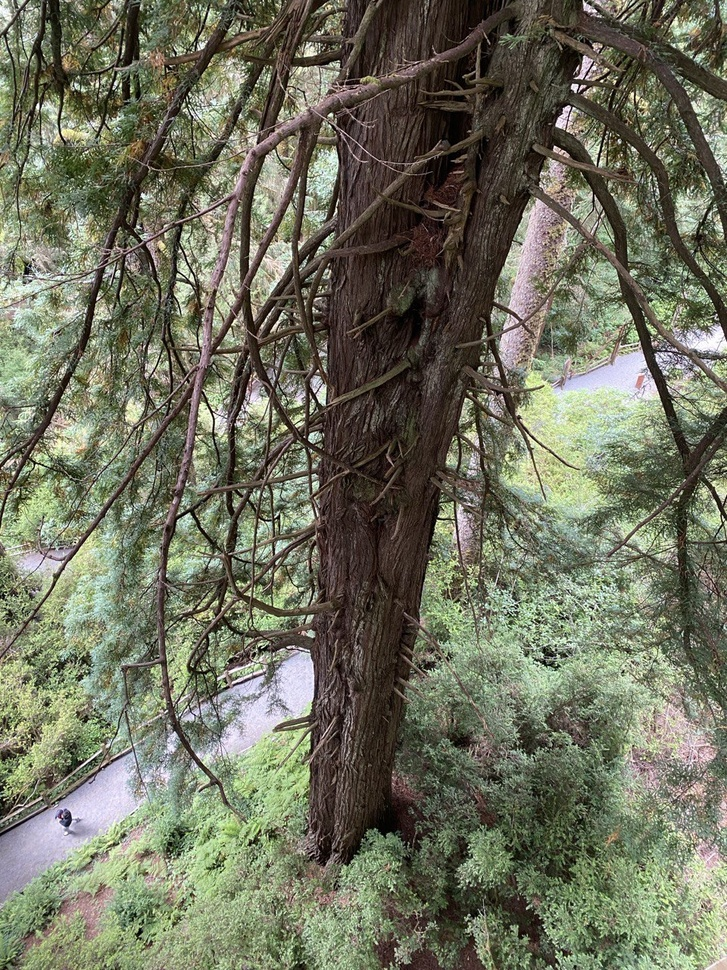
#> input picture Puzzles/Greenery/up.jpg, 727 x 970 px, shrunk from 960 x 1280 before the run, found by its file name
$ jupyter execute Greenery_using_BGR.ipynb
#> lines starting #> are read from the running program, lines starting #| are printed output that depends on the picture; after the words box and inside, x2 and y2 are one past the last pixel; in counts of white or black regions, pixels touching at a corner belong together
[cell 1]
import cv2 as cv
import numpy as np
import matplotlib.pyplot as plt

[cell 2]
image=cv.imread(r"D:\Journey\CV\Puzzles\Greenery\up.jpg")
#> image is the input picture: shape (970, 727, 3); mean B, G, R 93.9, 113, 111

[cell 3]
b,g,r=cv.split(image)
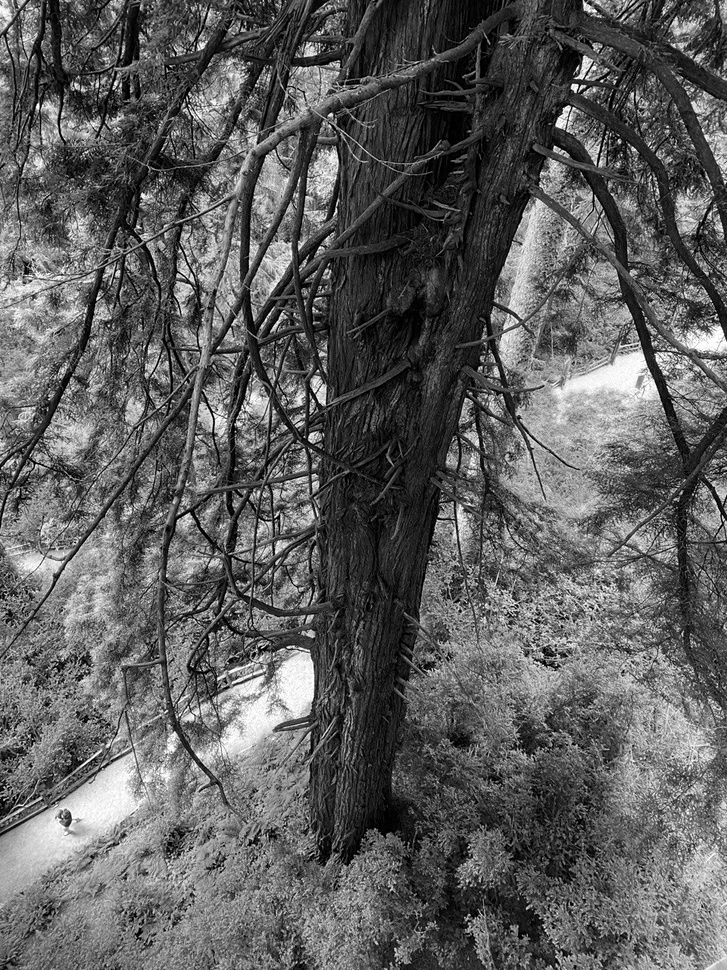
#> b: shape (970, 727); min 0, max 255, mean 93.9
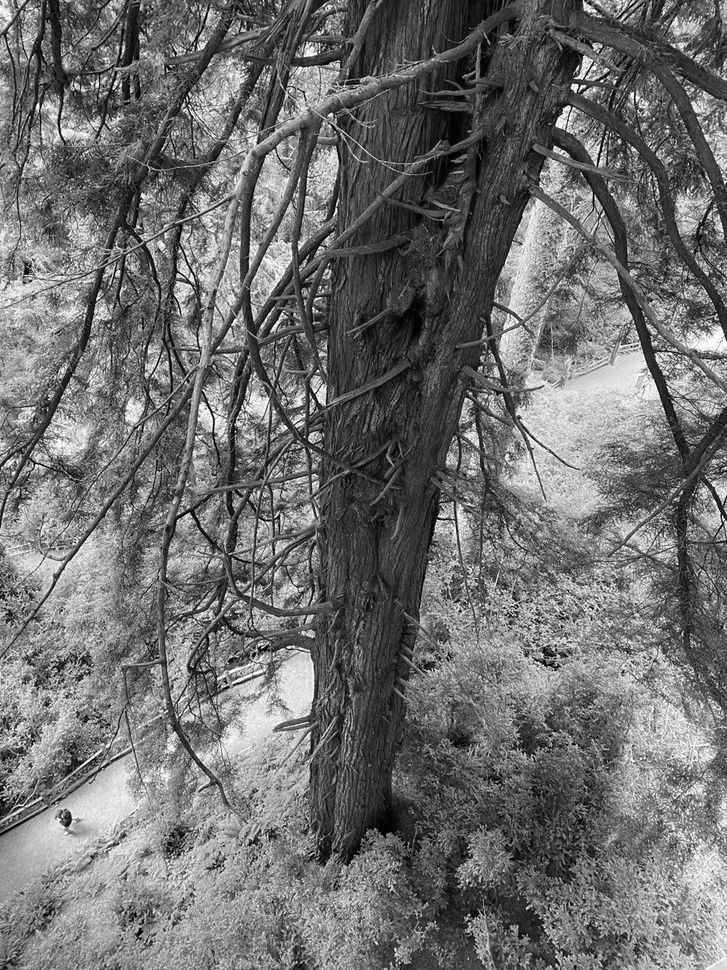
#> r: shape (970, 727); min 0, max 255, mean 111

[cell 4]
green_mask=(g>r)&(g>b)&(g>100)
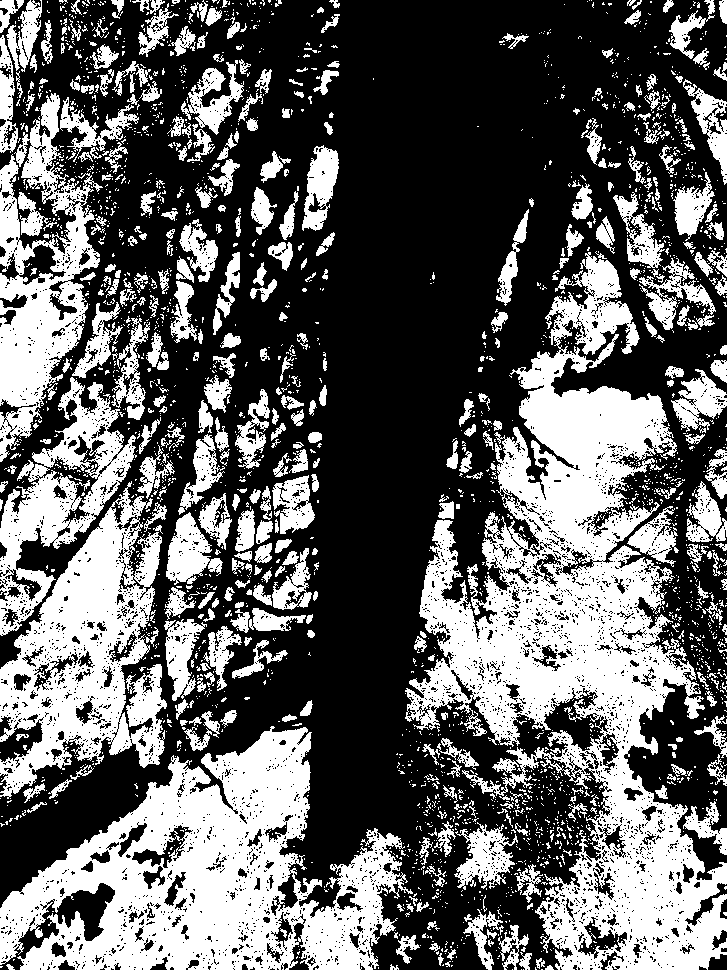
#> green_mask: shape (970, 727) bool; 38.4% white; 2666 white regions (2235 under 20 px), largest, box (x1, y1, x2, y2) and area: (405, 252, 727, 970) 83828, (0, 726, 413, 970) 49209, (0, 481, 167, 799) 24705

[cell 5]
green_mask=green_mask.astype(np.uint8)*255

[cell 6]
g=np.where(green_mask>0,g*1.5,g)
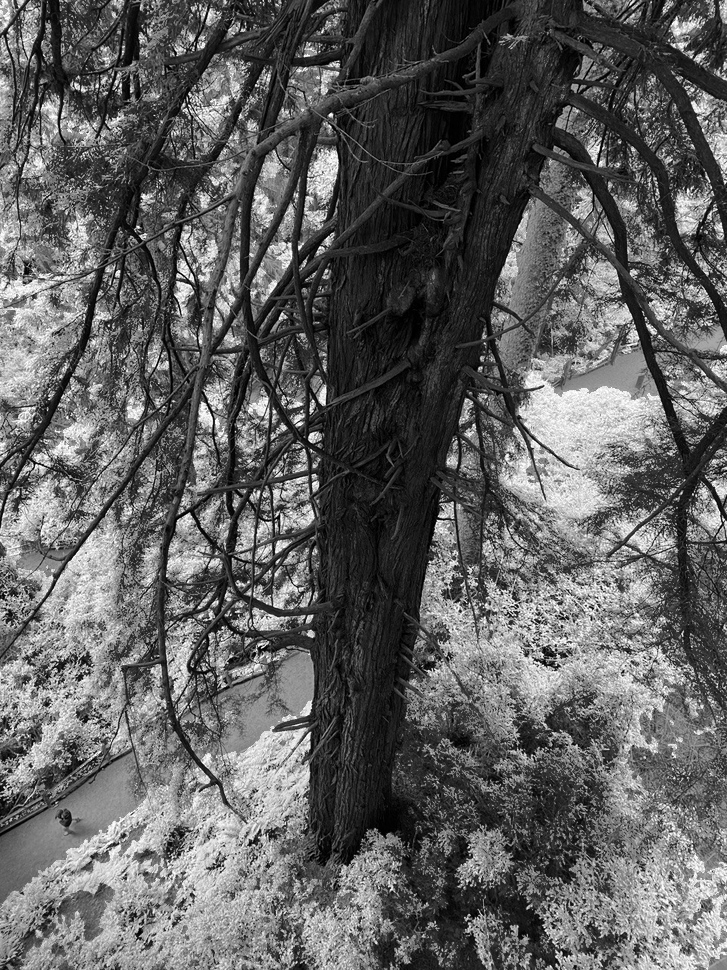
#> g: shape (970, 727) float64; min 0, max 382.5, mean 144.5; drawn with min black and max white

[cell 7]
g=np.clip(g,0,255).astype(np.uint8)
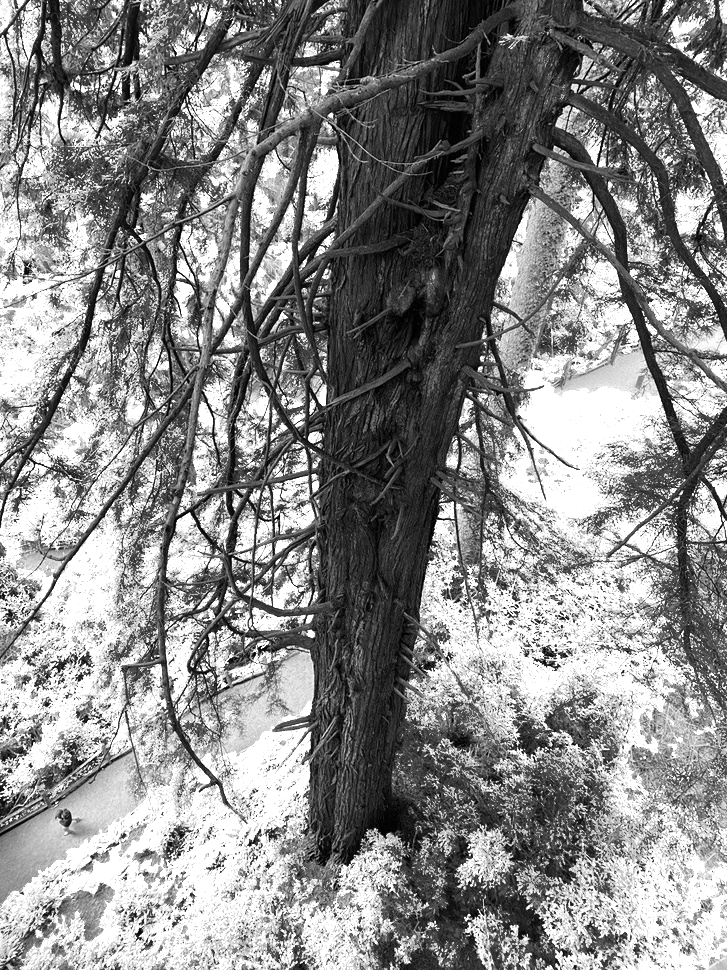
#> g: shape (970, 727); min 0, max 255, mean 136.5

[cell 8]
enhanced_image=cv.merge([b,g,r])
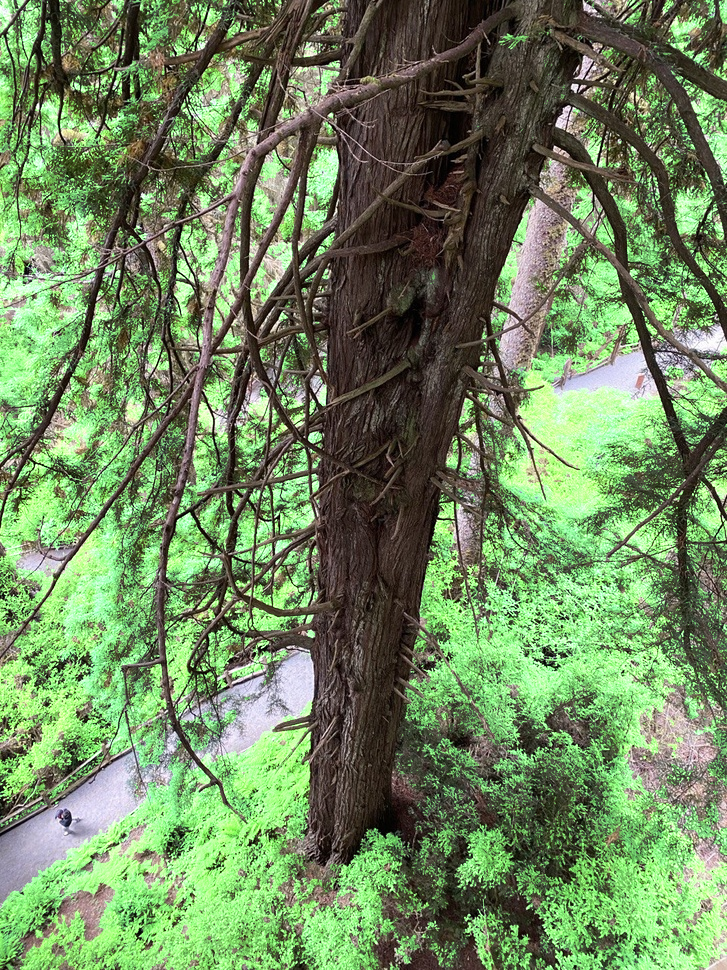
#> enhanced_image: shape (970, 727, 3); mean B, G, R 93.9, 136.5, 111

[cell 9]
combined_image=np.hstack([image,enhanced_image])
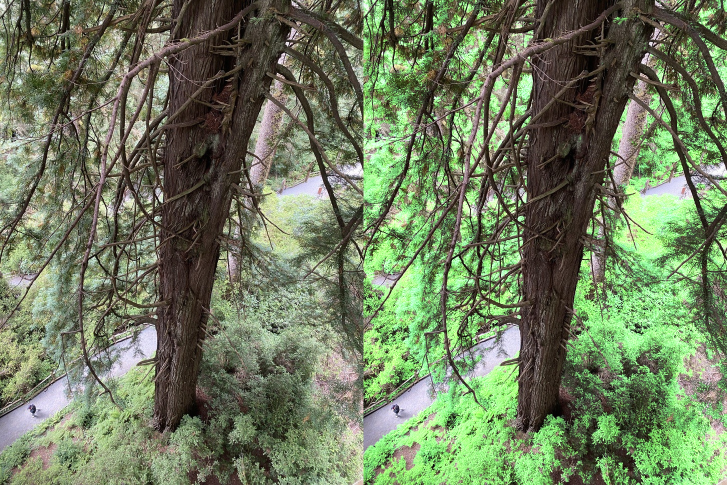
#> combined_image: shape (970, 1454, 3) (shown at 1/2 size); mean B, G, R 93.9, 124.7, 111

[cell 10]
#cv.imshow("Enhanced_Greenery_RGB",combined_image)
#cv.waitKey(0)

[cell 11]
cv.imwrite("Enhanced_Greenery_RGB.jpg",combined_image)
#> Out = True

[cell 12]
combined_image_RGB=cv.cvtColor(combined_image,cv.COLOR_BGR2RGB)

$ run again, with Puzzles/Greenery/Combined_Image_Trunk_HSV.jpg copied over Puzzles/Greenery/up.jpg
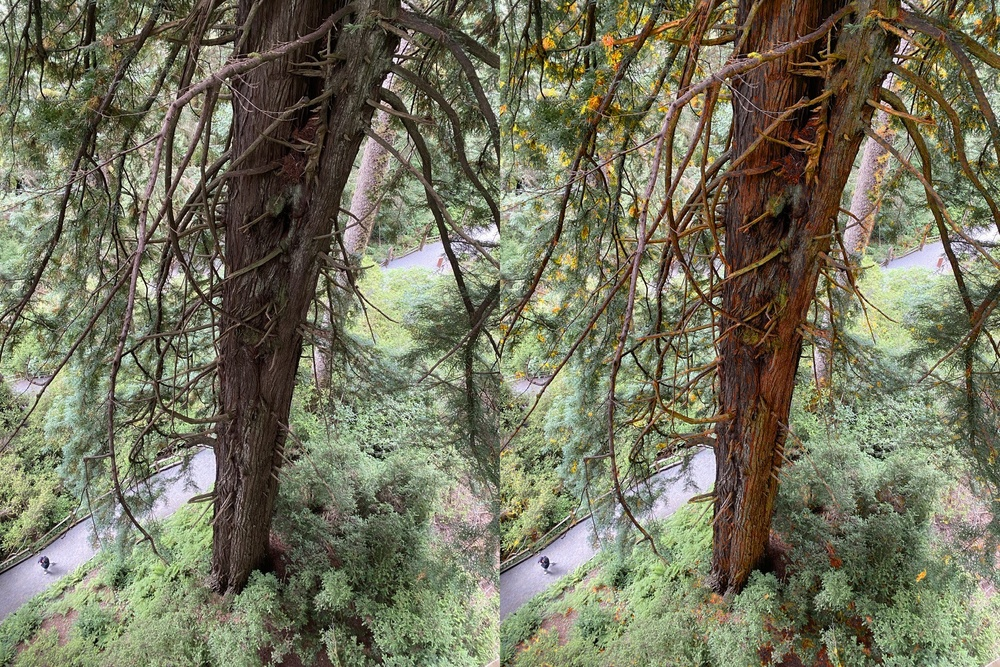
#> input picture Puzzles/Greenery/Combined_Image_Trunk_HSV.jpg, 1000 x 667 px, shrunk from 1920 x 1280 before the run, found by its file name
#> image is the input picture: shape (667, 1000, 3); mean B, G, R 92.8, 115.1, 115.5
#> `green_mask=(g>r)&(g>b)&(g>100)`:
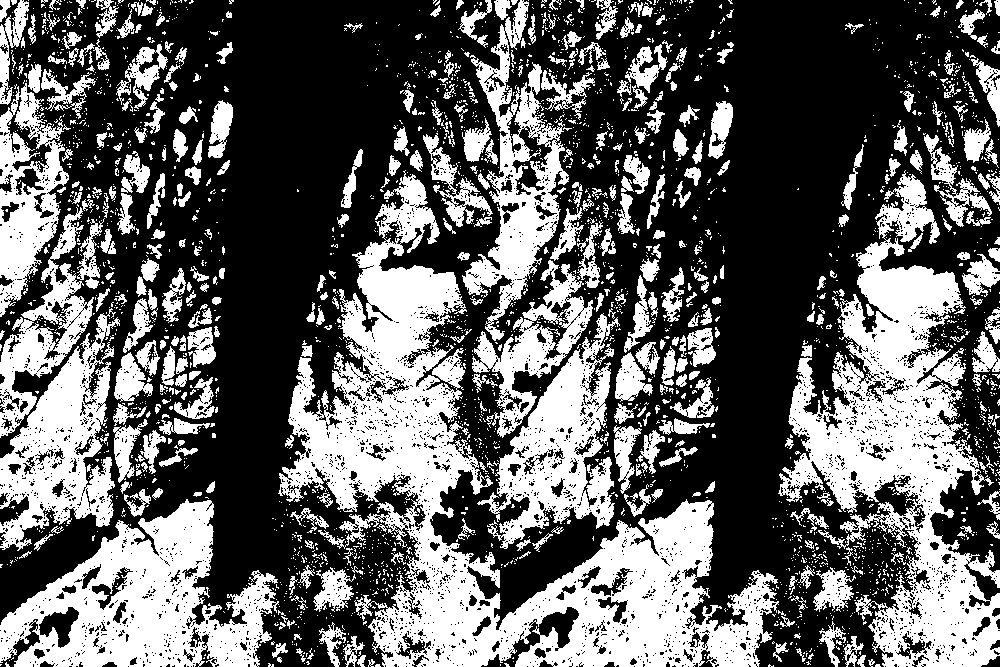
#> green_mask: shape (667, 1000) bool; 38.6% white; 2859 white regions (2434 under 20 px), largest, box (x1, y1, x2, y2) and area: (278, 170, 779, 667) 65813, (778, 170, 1000, 667) 41613, (0, 499, 279, 667) 23780
#> `combined_image=np.hstack([image,enhanced_image])`:
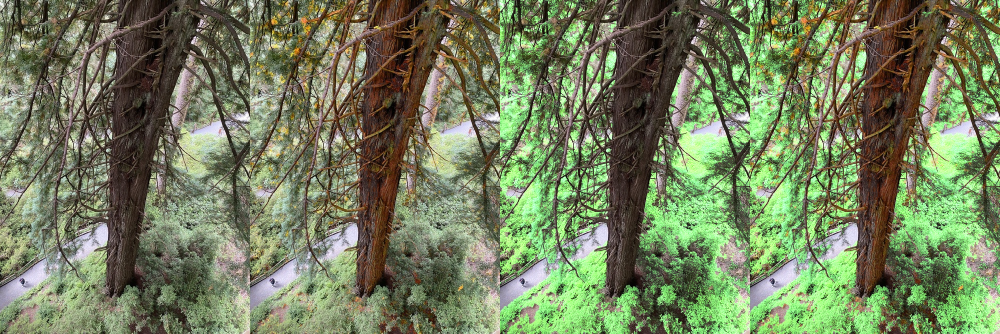
#> combined_image: shape (667, 2000, 3) (shown at 1/2 size); mean B, G, R 92.8, 127.2, 115.5
#> Out = True

$ run again, with Puzzles/Greenery/down.jpg copied over Puzzles/Greenery/up.jpg
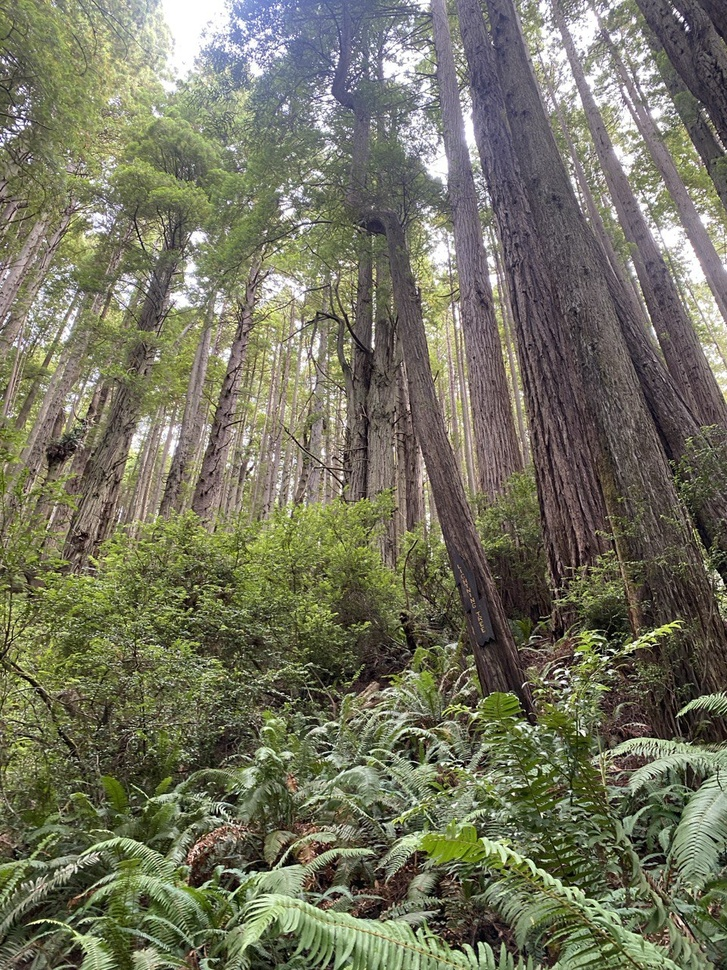
#> input picture Puzzles/Greenery/down.jpg, 727 x 970 px, shrunk from 960 x 1280 before the run, found by its file name
#> image is the input picture: shape (970, 727, 3); mean B, G, R 95.2, 115, 114.8
#> `green_mask=(g>r)&(g>b)&(g>100)`:
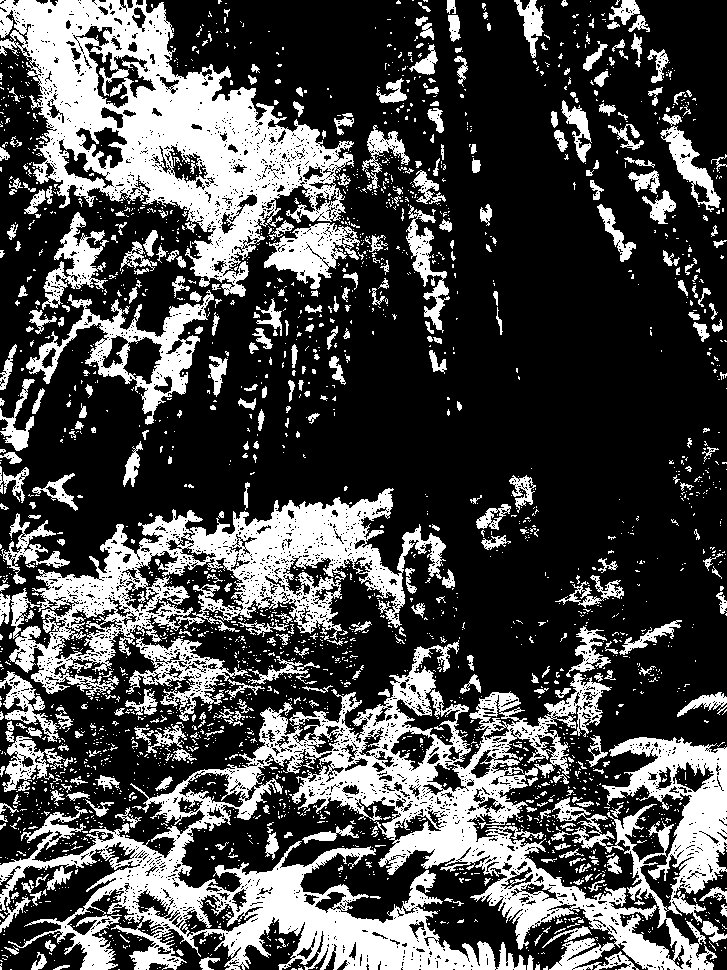
#> green_mask: shape (970, 727) bool; 29.9% white; 2622 white regions (2233 under 20 px), largest, box (x1, y1, x2, y2) and area: (0, 640, 727, 970) 76264, (0, 0, 354, 297) 40386, (0, 488, 446, 696) 27784
#> `combined_image=np.hstack([image,enhanced_image])`:
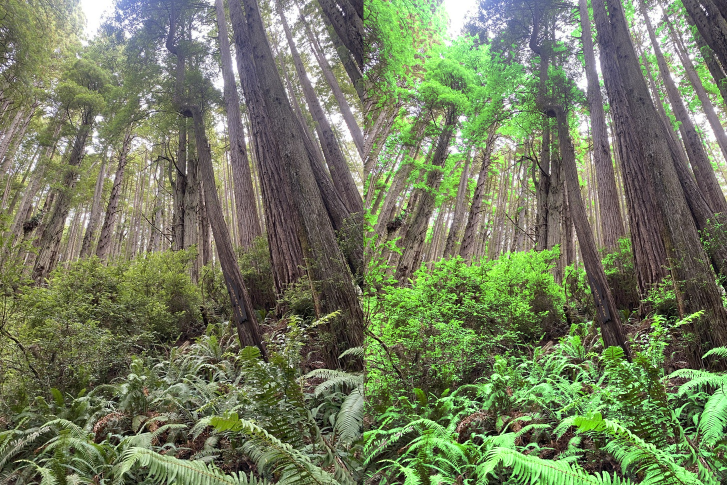
#> combined_image: shape (970, 1454, 3) (shown at 1/2 size); mean B, G, R 95.2, 124.4, 114.8
#> Out = True
